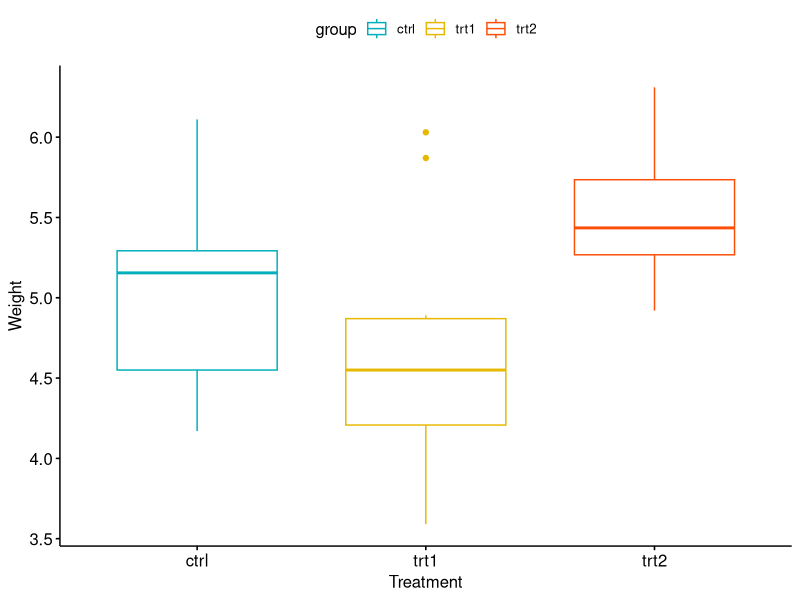
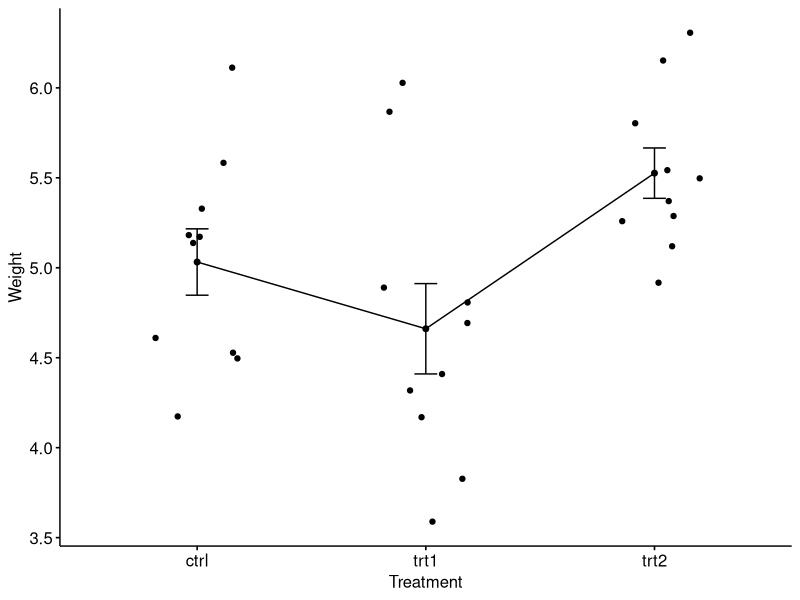
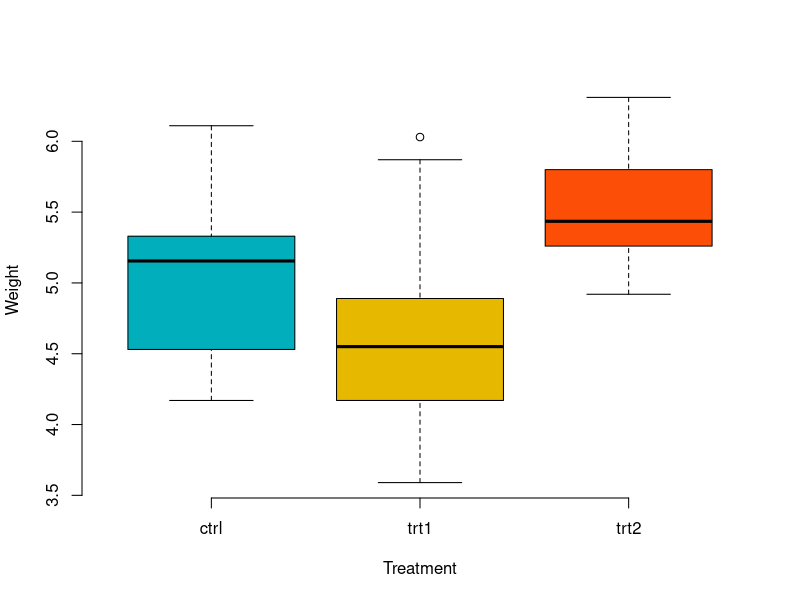
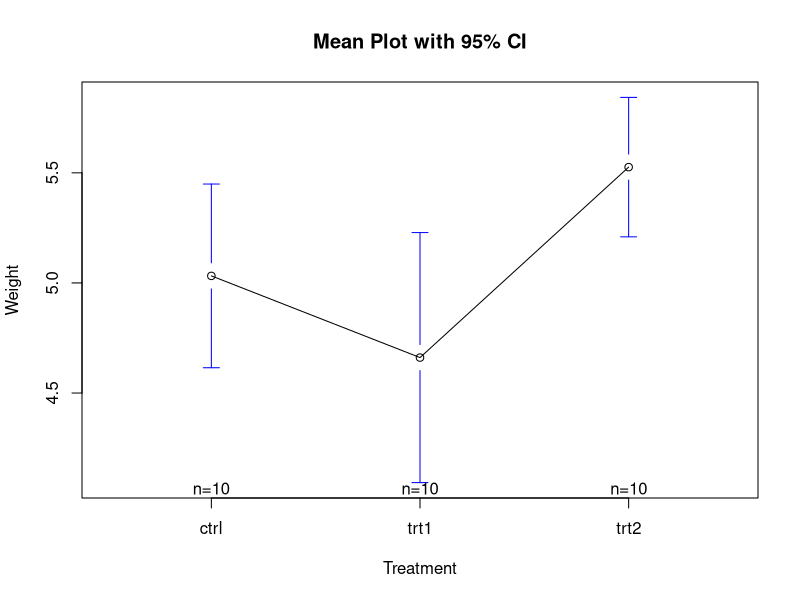

Here is the R script that generated these plots, in order:
my_data <- PlantGrowth
set.seed(1234)
dplyr::sample_n(my_data, 10)
levels(my_data$group)
my_data$group <- ordered(my_data$group,levels = c("ctrl", "trt1", "trt2"))

library(dplyr)
group_by(my_data, group) %>%
  summarise(
    count = n(),
    mean = mean(weight, na.rm = TRUE),
    sd = sd(weight, na.rm = TRUE)
  )

library("ggpubr")
ggboxplot(my_data, x = "group", y = "weight", 
          color = "group", palette = c("#00AFBB", "#E7B800", "#FC4E07"),
          order = c("ctrl", "trt1", "trt2"),
          ylab = "Weight", xlab = "Treatment")

library("ggpubr")
ggline(my_data, x = "group", y = "weight", 
       add = c("mean_se", "jitter"), 
       order = c("ctrl", "trt1", "trt2"),
       ylab = "Weight", xlab = "Treatment")

# Box plot
boxplot(weight ~ group, data = my_data,
        xlab = "Treatment", ylab = "Weight",
        frame = FALSE, col = c("#00AFBB", "#E7B800", "#FC4E07"))
# plotmeans
library("gplots")
plotmeans(weight ~ group, data = my_data, frame = T,
          xlab = "Treatment", ylab = "Weight",
          main="Mean Plot with 95% CI") 


res.aov <- aov(weight ~ group, data = my_data)
# Summary of the analysis
summary(res.aov)
